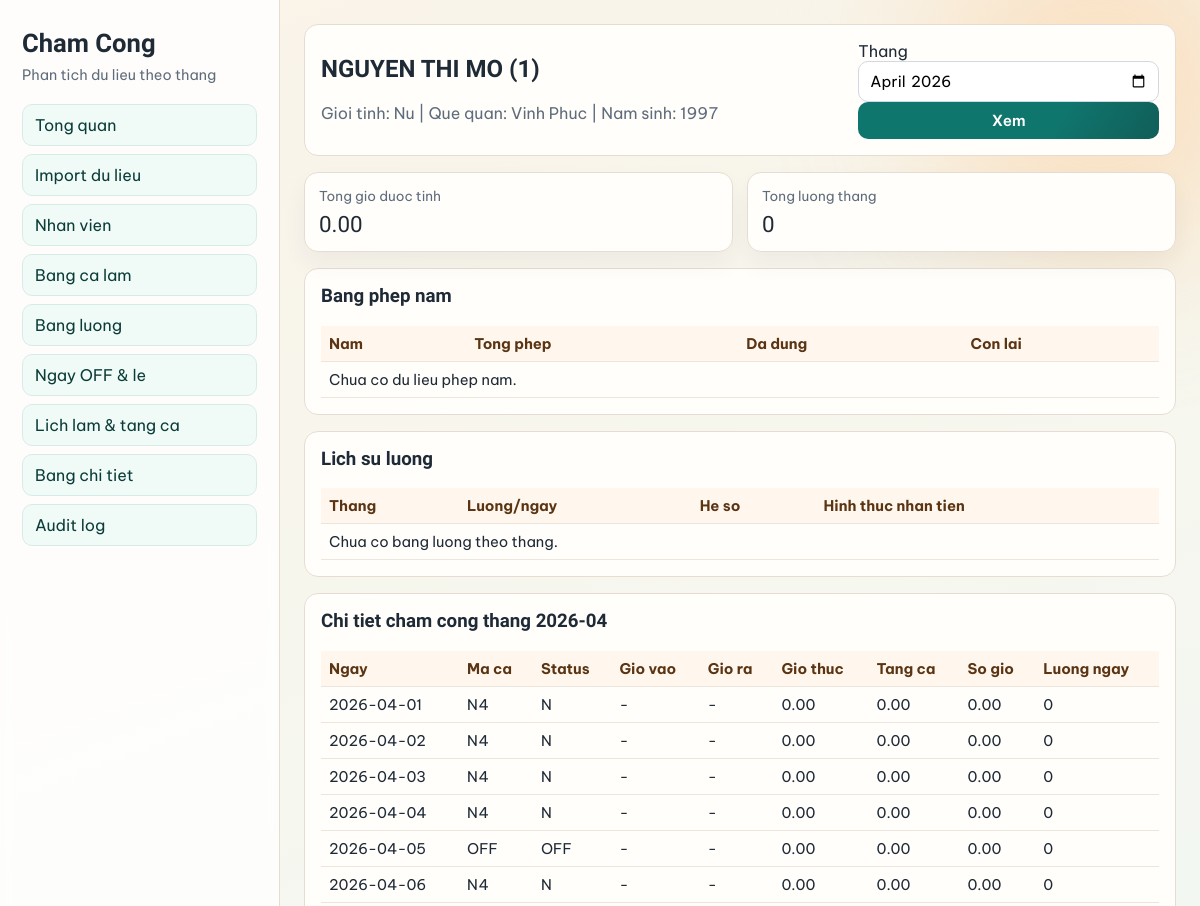
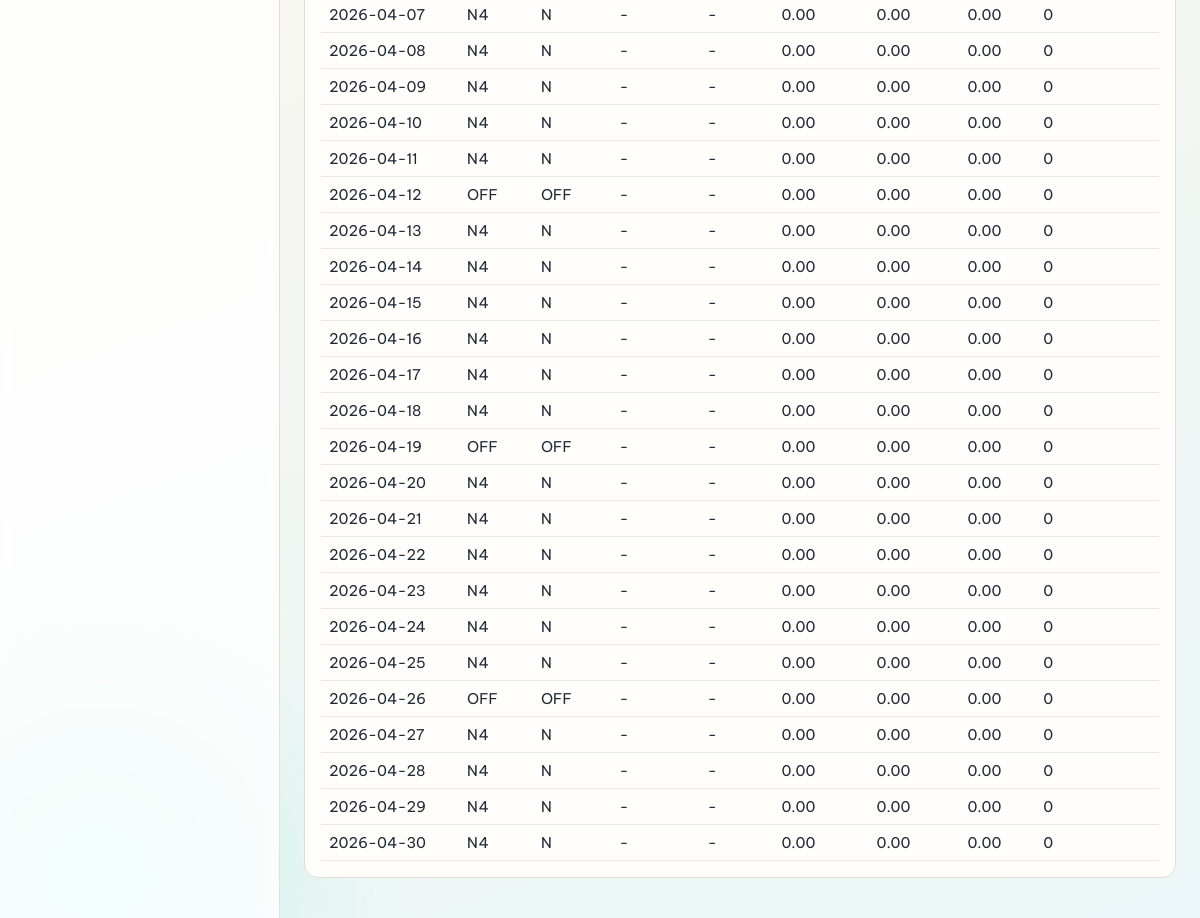
Screenshot of /employees/1 with the database file from the repository (2 pictures, top to bottom).
### app/models.py (models this page shows)
class TimestampMixin:
    created_at = db.Column(db.DateTime, nullable=False, default=datetime.utcnow)
    updated_at = db.Column(
        db.DateTime,
        nullable=False,
        default=datetime.utcnow,
        onupdate=datetime.utcnow,
    )

class SerializableMixin:
    def to_dict(self):
        payload = {}
        for column in self.__table__.columns:
            value = getattr(self, column.name)
            if isinstance(value, (datetime, date, time)):
                payload[column.name] = value.isoformat()
            elif isinstance(value, Decimal):
                payload[column.name] = float(value)
            else:
                payload[column.name] = value
        return payload

class Employee(db.Model, TimestampMixin, SerializableMixin):
    __tablename__ = "employees"
    id = db.Column(db.Integer, primary_key=True)
    employee_code = db.Column(db.String(32), nullable=False, unique=True, index=True)
    full_name = db.Column(db.String(120), nullable=False)
    gender = db.Column(db.String(16), nullable=True)
    hometown = db.Column(db.String(120), nullable=True)
    birth_year = db.Column(db.Integer, nullable=True)
    default_shift_code = db.Column(
        db.String(16), db.ForeignKey("shift_templates.code"), nullable=False, default="X"
    )
    is_active = db.Column(db.Boolean, nullable=False, default=True)
    default_shift = db.relationship(
        "ShiftTemplate",
        primaryjoin="Employee.default_shift_code == ShiftTemplate.code",
        foreign_keys=[default_shift_code],
    )

### app/routes.py (the view)
    @app.route("/employees/<int:employee_id>")
    def employee_detail(employee_id):
        employee = Employee.query.get_or_404(employee_id)
        month_key = _safe_month_key(request.args.get("month"))
        details = build_live_month_details(month_key, employee_id=employee_id)
        salaries = (
            MonthlySalary.query.filter_by(employee_id=employee_id)
            .order_by(MonthlySalary.month_key.desc())
            .all()
        )
        balances = (
            LeaveBalance.query.filter_by(employee_id=employee_id)
            .order_by(LeaveBalance.year.desc())
            .all()
        )
        summary_paid_hours = sum(float(row.paid_hours or 0) for row in details)
        summary_wage = sum(float(row.daily_wage or 0) for row in details)
        return render_template(
            "employee_detail.html",
            employee=employee,
            month_key=month_key,
            details=details,
            salaries=salaries,
            balances=balances,
            summary_paid_hours=summary_paid_hours,
            summary_wage=summary_wage,
        )

### app/routes.py (called while the page is built)
def _safe_month_key(value):
    if not value:
        return current_month_key()
    try:
        datetime.strptime(value, "%Y-%m")
        return value
    except ValueError:
        return current_month_key()

### app/services/attendance.py (called while the page is built)
def current_month_key():
    return datetime.now().strftime("%Y-%m")

def parse_month_key(month_key):
    year, month = [int(part) for part in month_key.split("-")]
    start = date(year, month, 1)
    end = date(year, month, monthrange(year, month)[1])
    return start, end

def _to_float(value):
    if value is None:
        return 0.0
    return float(value)

def _hours_between(start_at, end_at):
    if not start_at or not end_at:
        return 0.0
    value = (end_at - start_at).total_seconds() / 3600
    return max(value, 0.0)

def _append_note(note_list, text):
    value = (text or "").strip()
    if not value:
        return
    if value not in note_list:
        note_list.append(value)

def build_live_month_details(month_key, employee_id=None):
    payload_rows = _compute_month_detail_payloads(month_key, target_employee_id=employee_id)
    live_rows = []
    for payload in payload_rows:
        row_data = dict(payload)
        employee = row_data.pop("_employee")
        live_row = SimpleNamespace(**row_data)
        live_row.employee = employee
        live_rows.append(live_row)
    return live_rows

### app/templates/employee_detail.html
{% extends "base.html" %}
{% block content %}
<div class="panel">
    <div class="inline-form">
        <div>
            <h2>{{ employee.full_name }} ({{ employee.employee_code }})</h2>
            <p class="muted">Gioi tinh: {{ employee.gender or "-" }} | Que quan: {{ employee.hometown or "-" }} | Nam sinh: {{ employee.birth_year or "-" }}</p>
        </div>
        <form method="get">
            <label for="month">Thang</label>
            <input id="month" type="month" name="month" value="{{ month_key }}">
            <button type="submit">Xem</button>
        </form>
    </div>
</div>
<div class="card-grid">
    <div class="card">
        <div class="kpi-title">Tong gio duoc tinh</div>
        <div class="kpi-value">{{ "%.2f"|format(summary_paid_hours) }}</div>
    </div>
    <div class="card">
        <div class="kpi-title">Tong luong thang</div>
        <div class="kpi-value">{{ "{:,.0f}".format(summary_wage) }}</div>
    </div>
</div>
<div class="panel">
    <h3>Bang phep nam</h3>
    <div class="table-wrap">
        <table>
            <thead>
                <tr>
                    <th>Nam</th>
                    <th>Tong phep</th>
                    <th>Da dung</th>
                    <th>Con lai</th>
                </tr>
            </thead>
            <tbody>
                {% for row in balances %}
                <tr>
                    <td>{{ row.year }}</td>
                    <td>{{ "%.1f"|format(row.total_days) }}</td>
                    <td>{{ "%.1f"|format(row.used_days) }}</td>
                    <td>{{ "%.1f"|format(row.total_days - row.used_days) }}</td>
                </tr>
                {% else %}
                <tr>
                    <td colspan="4">Chua co du lieu phep nam.</td>
                </tr>
                {% endfor %}
            </tbody>
        </table>
    </div>
</div>
<div class="panel">
    <h3>Lich su luong</h3>
    <div class="table-wrap">
        <table>
            <thead>
                <tr>
                    <th>Thang</th>
                    <th>Luong/ngay</th>
                    <th>He so</th>
                    <th>Hinh thuc nhan tien</th>
                </tr>
            </thead>
            <tbody>
                {% for row in salaries %}
                <tr>
                    <td>{{ row.month_key }}</td>
                    <td>{{ "{:,.0f}".format(row.base_daily_wage) }}</td>
                    <td>{{ row.salary_coefficient }}</td>
                    <td>{{ row.pay_method or "-" }}</td>
                </tr>
                {% else %}
                <tr>
                    <td colspan="4">Chua co bang luong theo thang.</td>
                </tr>
                {% endfor %}
            </tbody>
        </table>
    </div>
</div>
<div class="panel">
    <h3>Chi tiet cham cong thang {{ month_key }}</h3>
    <div class="table-wrap">
        <table>
            <thead>
                <tr>
                    <th>Ngay</th>
                    <th>Ma ca</th>
                    <th>Status</th>
                    <th>Gio vao</th>
                    <th>Gio ra</th>
                    <th>Gio thuc</th>
                    <th>Tang ca</th>
                    <th>So gio</th>
                    <th>Luong ngay</th>
                </tr>
            </thead>
            <tbody>
                {% for row in details %}
                <tr>
                    <td>{{ row.work_date }}</td>
                    <td>{{ row.shift_code }}</td>
                    <td>{{ row.status_code }}</td>
                    <td>{{ row.check_in.strftime('%Y-%m-%d %H:%M') if row.check_in else '-' }}</td>
                    <td>{{ row.check_out.strftime('%Y-%m-%d %H:%M') if row.check_out else '-' }}</td>
                    <td>{{ "%.2f"|format(row.actual_work_hours) }}</td>
                    <td>{{ "%.2f"|format(row.overtime_hours) }}</td>
                    <td>{{ "%.2f"|format(row.paid_hours) }}</td>
                    <td>{{ "{:,.0f}".format(row.daily_wage) }}</td>
                </tr>
                {% else %}
                <tr>
                    <td colspan="9">Chua co du lieu.</td>
                </tr>
                {% endfor %}
            </tbody>
        </table>
    </div>
</div>
{% endblock %}

### app/static/css/style.css (style rules this page uses)
:root { --bg: #f7f4ed; --panel: #fffefb; --ink: #1f2a37; --muted: #5f6c7b; --brand: #0f766e; --accent: #f97316; --warn: #dc2626; --ok: #15803d; --line: #e6ddd2; }
* { box-sizing: border-box; }
body { margin: 0; color: var(--ink); font-family: "Be Vietnam Pro", sans-serif; background: linear-gradient(160deg, #faf3e8 0%, #f6f7ef 40%, #ebf6f8 100%); min-height: 100vh; }
h2 { margin-top: 0; font-family: "Sora", sans-serif; }
.card-grid { display: grid; grid-template-columns: repeat(auto-fit, minmax(170px, 1fr)); gap: 14px; margin-bottom: 16px; }
.card { background: var(--panel); border: 1px solid var(--line); border-radius: 14px; padding: 14px; box-shadow: 0 12px 24px rgba(31, 42, 55, 0.05); }
.kpi-title { color: var(--muted); font-size: 0.85rem; }
.kpi-value { font-family: "Sora", sans-serif; font-size: 1.4rem; margin-top: 6px; }
.panel { background: var(--panel); border: 1px solid var(--line); border-radius: 14px; padding: 16px; margin-bottom: 16px; }
.panel h3 { margin-top: 0; font-family: "Sora", sans-serif; }
input, select, button, textarea { width: 100%; border: 1px solid #d2d8df; border-radius: 10px; padding: 9px 10px; font-size: 0.95rem; font-family: inherit; background: #fff; }
button { background: linear-gradient(120deg, var(--brand), #0f766e 65%, #115e59); color: white; font-weight: 600; border: none; cursor: pointer; }
table { width: 100%; border-collapse: collapse; font-size: 0.92rem; }
th, td { border-bottom: 1px solid #ece5dc; padding: 8px; text-align: left; vertical-align: top; }
th { background: #fff7ed; color: #5a3413; position: sticky; top: 0; }
.table-wrap { overflow: auto; max-height: 65vh; }
.inline-form { display: grid; grid-template-columns: 1fr auto; gap: 8px; align-items: end; }
.muted { color: var(--muted); }

### rows the page displays
Employee: full_name "NGUYEN THI MO", employee_code "1", gender "Nu", hometown "Vinh Phuc", birth_year "1997"

### other values shown
{{ "%.2f"|format(summary_paid_hours) }} "0.00"
{{ "{:,.0f}".format(summary_wage) }} "0"
{{ month_key }} "2026-04"
{{ row.work_date }} "2026-04-01" "2026-04-02" "2026-04-03" "2026-04-04" "2026-04-05" "2026-04-06" "2026-04-07" "2026-04-08" "2026-04-09" "2026-04-10" "2026-04-11" "2026-04-12" "2026-04-13" "2026-04-14" "2026-04-15" "2026-04-16" "2026-04-17" "2026-04-18" "2026-04-19" "2026-04-20" "2026-04-21" "2026-04-22" "2026-04-23" "2026-04-24" "2026-04-25" "2026-04-26" "2026-04-27" "2026-04-28" "2026-04-29" "2026-04-30"
{{ row.shift_code }} "N4" "N4" "N4" "N4" "OFF" "N4" "N4" "N4" "N4" "N4" "N4" "OFF" "N4" "N4" "N4" "N4" "N4" "N4" "OFF" "N4" "N4" "N4" "N4" "N4" "N4" "OFF" "N4" "N4" "N4" "N4"
{{ row.status_code }} "N" "N" "N" "N" "OFF" "N" "N" "N" "N" "N" "N" "OFF" "N" "N" "N" "N" "N" "N" "OFF" "N" "N" "N" "N" "N" "N" "OFF" "N" "N" "N" "N"
{{ row.check_in.strftime('%Y-%m-%d %H:%M') if row.check_in else '-' }} "-" "-" "-" "-" "-" "-" "-" "-" "-" "-" "-" "-" "-" "-" "-" "-" "-" "-" "-" "-" "-" "-" "-" "-" "-" "-" "-" "-" "-" "-"
{{ row.check_out.strftime('%Y-%m-%d %H:%M') if row.check_out else '-' }} "-" "-" "-" "-" "-" "-" "-" "-" "-" "-" "-" "-" "-" "-" "-" "-" "-" "-" "-" "-" "-" "-" "-" "-" "-" "-" "-" "-" "-" "-"
{{ "%.2f"|format(row.actual_work_hours) }} "0.00" "0.00" "0.00" "0.00" "0.00" "0.00" "0.00" "0.00" "0.00" "0.00" "0.00" "0.00" "0.00" "0.00" "0.00" "0.00" "0.00" "0.00" "0.00" "0.00" "0.00" "0.00" "0.00" "0.00" "0.00" "0.00" "0.00" "0.00" "0.00" "0.00"
{{ "%.2f"|format(row.overtime_hours) }} "0.00" "0.00" "0.00" "0.00" "0.00" "0.00" "0.00" "0.00" "0.00" "0.00" "0.00" "0.00" "0.00" "0.00" "0.00" "0.00" "0.00" "0.00" "0.00" "0.00" "0.00" "0.00" "0.00" "0.00" "0.00" "0.00" "0.00" "0.00" "0.00" "0.00"
{{ "%.2f"|format(row.paid_hours) }} "0.00" "0.00" "0.00" "0.00" "0.00" "0.00" "0.00" "0.00" "0.00" "0.00" "0.00" "0.00" "0.00" "0.00" "0.00" "0.00" "0.00" "0.00" "0.00" "0.00" "0.00" "0.00" "0.00" "0.00" "0.00" "0.00" "0.00" "0.00" "0.00" "0.00"
{{ "{:,.0f}".format(row.daily_wage) }} "0" "0" "0" "0" "0" "0" "0" "0" "0" "0" "0" "0" "0" "0" "0" "0" "0" "0" "0" "0" "0" "0" "0" "0" "0" "0" "0" "0" "0" "0"
